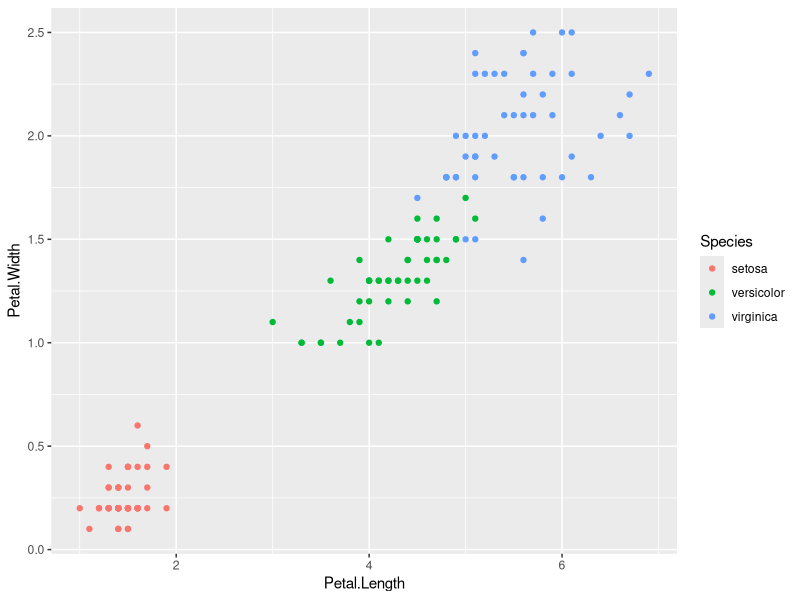
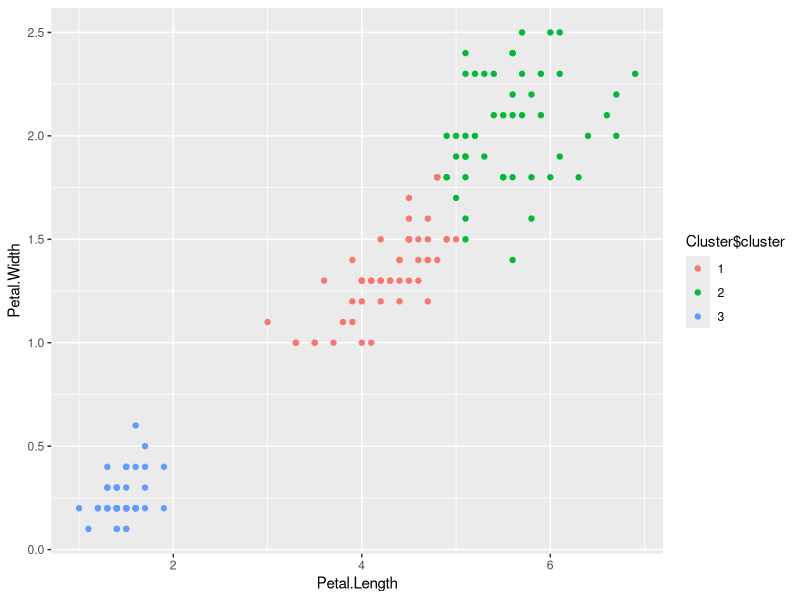

Recreate these plots in R, in order.
library(datasets)
library(ggplot2)
ggplot(iris, aes(Petal.Length, Petal.Width, color = Species)) + geom_point()
set.seed(20)
Cluster <- kmeans(iris[, 3:4],iter.max=20,centers=3, nstart = 20)
Cluster$cluster <- as.factor(Cluster$cluster)
Cluster
table(Cluster$cluster, iris$Species)
ggplot(iris, aes(Petal.Length, Petal.Width, color = Cluster$cluster)) + geom_point()
Cluster$centers
